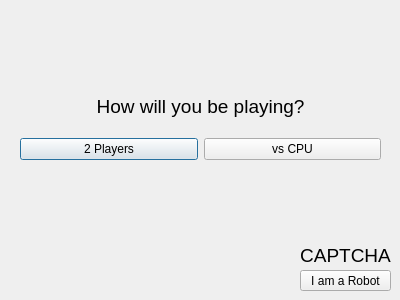
<?xml version="1.0" encoding="UTF-8"?>
<ui version="4.0">
 <class>NumberPlayersDialog</class>
 <widget class="QDialog" name="NumberPlayersDialog">
  <property name="geometry">
   <rect>
    <x>0</x>
    <y>0</y>
    <width>400</width>
    <height>300</height>
   </rect>
  </property>
  <property name="windowTitle">
   <string>Dialog</string>
  </property>
  <widget class="QWidget" name="verticalLayoutWidget">
   <property name="geometry">
    <rect>
     <x>20</x>
     <y>80</y>
     <width>361</width>
     <height>80</height>
    </rect>
   </property>
   <layout class="QVBoxLayout" name="verticalLayout">
    <item>
     <widget class="QLabel" name="label">
      <property name="font">
       <font>
        <pointsize>14</pointsize>
       </font>
      </property>
      <property name="text">
       <string>How will you be playing?</string>
      </property>
      <property name="alignment">
       <set>Qt::AlignmentFlag::AlignCenter</set>
      </property>
     </widget>
    </item>
    <item>
     <layout class="QHBoxLayout" name="horizontalLayout">
      <item>
       <widget class="QPushButton" name="twoPlayerButton">
        <property name="text">
         <string>2 Players</string>
        </property>
       </widget>
      </item>
      <item>
       <widget class="QPushButton" name="vsCPUButton">
        <property name="text">
         <string>vs CPU</string>
        </property>
       </widget>
      </item>
     </layout>
    </item>
   </layout>
  </widget>
  <widget class="QPushButton" name="allCPUButton">
   <property name="geometry">
    <rect>
     <x>300</x>
     <y>270</y>
     <width>91</width>
     <height>21</height>
    </rect>
   </property>
   <property name="text">
    <string>I am a Robot</string>
   </property>
  </widget>
  <widget class="QLabel" name="label_2">
   <property name="geometry">
    <rect>
     <x>300</x>
     <y>245</y>
     <width>91</width>
     <height>21</height>
    </rect>
   </property>
   <property name="font">
    <font>
     <pointsize>14</pointsize>
    </font>
   </property>
   <property name="text">
    <string>CAPTCHA</string>
   </property>
   <property name="alignment">
    <set>Qt::AlignmentFlag::AlignCenter</set>
   </property>
  </widget>
 </widget>
 <resources/>
 <connections/>
</ui>
